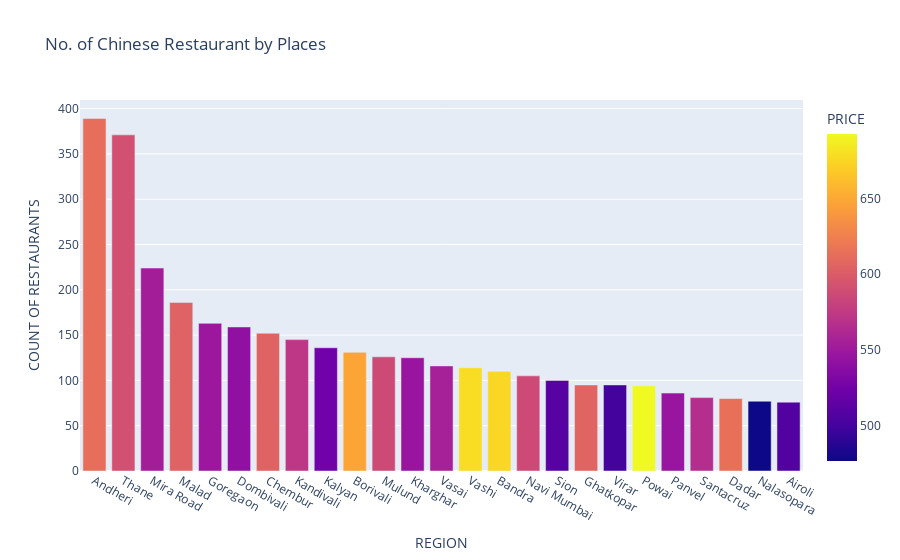

This figure's notebook cell:
### Code cell
fig = px.bar(chinese_rest, x='REGION', y='COUNT OF RESTAURANTS', color='PRICE', title= 'No. of Chinese Restaurant by Places')
fig.show()

### Figure 1 — Plotly figure (JSON) as saved in the notebook; plotly's stock layout.template omitted (floating-point values rounded to 4 significant figures)
{"data": [{"alignmentgroup": "True", "hovertemplate": "REGION=%{x}<br>COUNT OF RESTAURANTS=%{y}<br>PRICE=%{marker.color}<extra></extra>", "legendgroup": "", "marker": {"color": [612.7, 591.0, 553.3, 604.0, 548.8, 540.9, 604.9, 572.6, 523.9, 648.1, 586.5, 546.8, 555.6, 678.1, 675, 587.1, 509.8, 605.8, 500, 692.6, 545.9, 566.0, 614.4, 476.6, 507.2], "coloraxis": "coloraxis", "pattern": {"shape": ""}}, "name": "", "offsetgroup": "", "orientation": "v", "showlegend": false, "textposition": "auto", "type": "bar", "x": ["Andheri", "Thane", "Mira Road", "Malad", "Goregaon", "Dombivali", "Chembur", "Kandivali", "Kalyan", "Borivali", "Mulund", "Kharghar", "Vasai", "Vashi", "Bandra", "Navi Mumbai", "Sion", "Ghatkopar", "Virar", "Powai", "Panvel", "Santacruz", "Dadar", "Nalasopara", "Airoli"], "xaxis": "x", "y": [389, 371, 224, 186, 163, 159, 152, 145, 136, 131, 126, 125, 116, 114, 110, 105, 100, 95, 95, 94, 86, 81, 80, 77, 76], "yaxis": "y"}], "layout": {"barmode": "relative", "coloraxis": {"colorbar": {"title": {"text": "PRICE"}}, "colorscale": [[0, "#0d0887"], [0.1111, "#46039f"], [0.2222, "#7201a8"], [0.3333, "#9c179e"], [0.4444, "#bd3786"], [0.5556, "#d8576b"], [0.6667, "#ed7953"], [0.7778, "#fb9f3a"], [0.8889, "#fdca26"], [1, "#f0f921"]]}, "legend": {"tracegroupgap": 0}, "title": {"text": "No. of Chinese Restaurant by Places"}, "xaxis": {"anchor": "y", "domain": [0, 1], "title": {"text": "REGION"}}, "yaxis": {"anchor": "x", "domain": [0, 1], "title": {"text": "COUNT OF RESTAURANTS"}}}}
